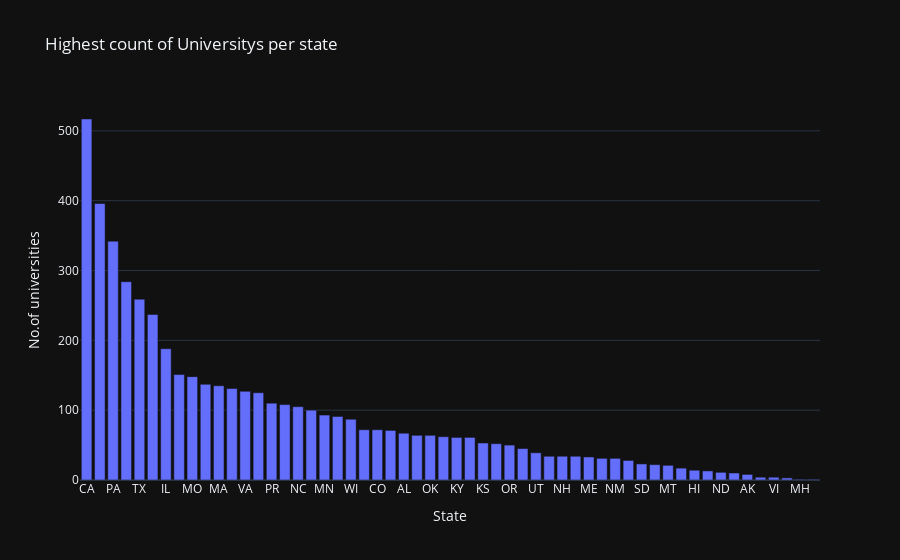

Notebook cell for this chart:
### Code cell
bar = px.bar(x=state_uni.index, y=state_uni.values, title="Highest count of Universitys per state")
bar.update_layout(xaxis_title="State", yaxis_title="No.of universities")
bar.show()

### Figure 1 — Plotly figure (JSON) as saved in the notebook; plotly's stock layout.template omitted (floating-point values rounded to 4 significant figures)
{"data": [{"alignmentgroup": "True", "hovertemplate": "x=%{x}<br>y=%{y}<extra></extra>", "legendgroup": "", "marker": {"color": "#636efa", "pattern": {"shape": ""}}, "name": "", "offsetgroup": "", "orientation": "v", "showlegend": false, "textposition": "auto", "x": ["CA", "NY", "PA", "FL", "TX", "OH", "IL", "MI", "MO", "IN", "MA", "GA", "VA", "NJ", "PR", "TN", "NC", "AZ", "MN", "WA", "WI", "SC", "CO", "CT", "AL", "LA", "OK", "MD", "KY", "IA", "KS", "WV", "OR", "AR", "UT", "NE", "NH", "MS", "ME", "NV", "NM", "VT", "SD", "RI", "MT", "ID", "HI", "DC", "ND", "DE", "AK", "FM", "VI", "WY", "MH", "GU"], "xaxis": "x", "y": [517, 396, 342, 284, 259, 237, 188, 151, 148, 137, 135, 131, 127, 125, 110, 108, 105, 100, 93, 91, 87, 72, 72, 71, 67, 64, 64, 62, 61, 61, 53, 52, 50, 45, 39, 34, 34, 34, 33, 31, 31, 28, 23, 22, 21, 17, 14, 13, 11, 10, 8, 4, 4, 3, 1, 1], "yaxis": "y", "type": "bar"}], "layout": {"xaxis": {"anchor": "y", "domain": [0.0, 1.0], "title": {"text": "State"}}, "yaxis": {"anchor": "x", "domain": [0.0, 1.0], "title": {"text": "No.of universities"}}, "legend": {"tracegroupgap": 0}, "title": {"text": "Highest count of Universitys per state"}, "barmode": "relative"}}
